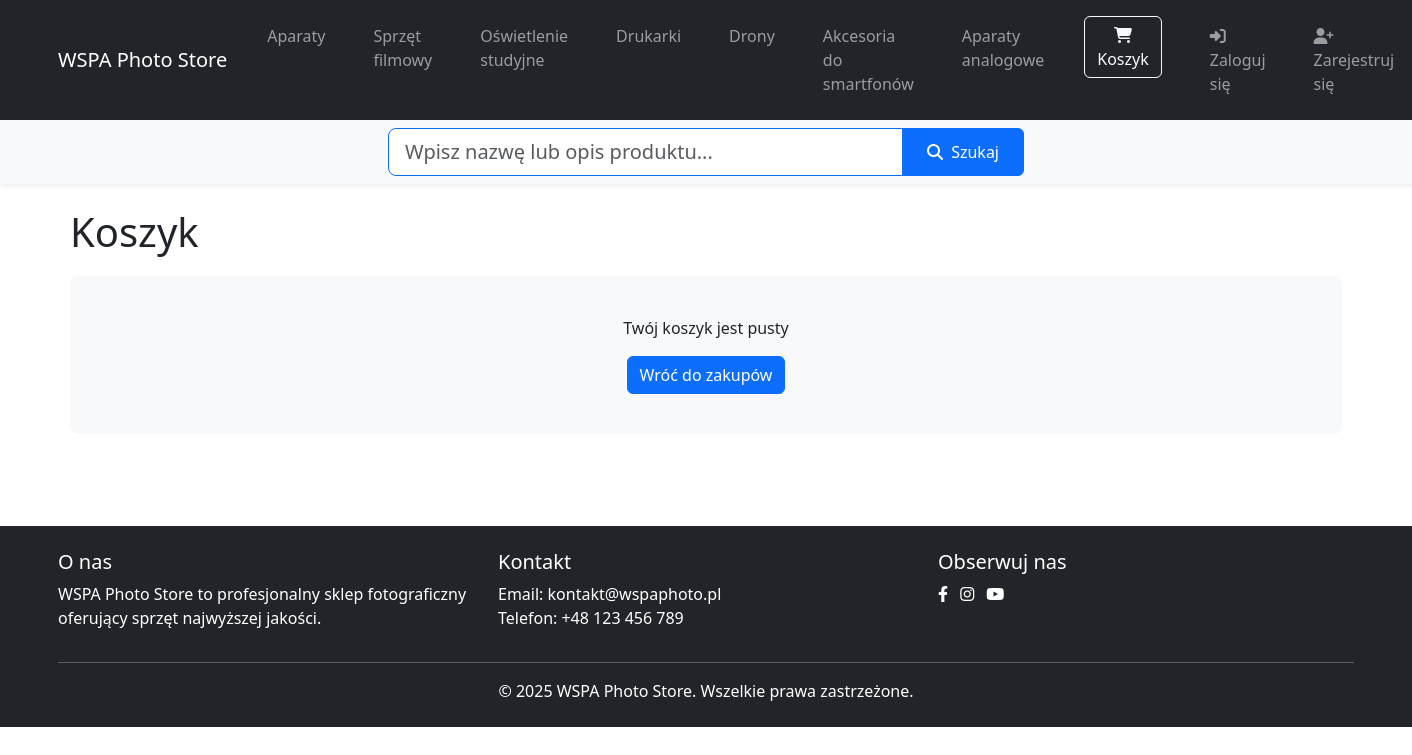
The page /cart on the database its author committed.
### tables this page shows
CREATE TABLE categories (
        id INTEGER PRIMARY KEY AUTOINCREMENT,
        name TEXT NOT NULL UNIQUE,
        slug TEXT NOT NULL UNIQUE
    );

### app.py (the view)
@app.route('/cart')
def view_cart():
    if 'cart' not in session:
        session['cart'] = {}
    total = sum(item['price'] * item['quantity'] for item in session['cart'].values())
    return render_template('cart.html', cart=session['cart'], total=total)

### app.py (called while the page is built)
@app.context_processor
def inject_template_vars():
    return {
        'get_categories_for_nav': lambda: database.get_categories(),
        'now': datetime.now()
    }

### database.py (called while the page is built)
@contextmanager
def get_db():
    db = sqlite3.connect(DATABASE)
    db.row_factory = sqlite3.Row
    try:
        yield db
    finally:
        db.close()

def get_categories():
    with get_db() as db:
        categories = db.execute('SELECT * FROM categories').fetchall()
        return [dict(category) for category in categories]

### templates/cart.html (shortened to what this page needs)
{% extends "base.html" %}
{% block content %}
<div class="container">
    <h1 class="cart-title">Koszyk</h1>
    {% if cart %}
        <div class="cart-items">
            {% for product_name, item in cart.items() %}
            <div class="cart-item">
                <img src="{{ url_for('static', filename='images/products/' + item.image) }}"
                     alt="{{ item.name }}"
                     class="cart-item-image">
                <div class="cart-item-details">
                    <h3>{{ item.name }}</h3>
                    <p class="cart-item-price">{{ "%.2f"|format(item.price) }} zł</p>
                    <form action="{{ url_for('update_quantity') }}" method="POST" class="quantity-form">
                        <input type="hidden" name="product_name" value="{{ item.name }}">
                        <label for="quantity">Ilość:</label>
                        <input type="number" name="quantity" value="{{ item.quantity }}" min="1" class="quantity-input">
                        <button type="submit" class="btn btn-sm btn-primary">Aktualizuj</button>
                    </form>
                    <p class="cart-item-subtotal">Suma: {{ "%.2f"|format(item.price * item.quantity) }} zł</p>
                    <a href="{{ url_for('remove_from_cart', product_name=item.name) }}"
                       class="btn btn-danger btn-sm">Usuń</a>
                </div>
            </div>
            {% endfor %}
        </div>
        <div class="cart-summary">
            <h3>Podsumowanie</h3>
            <p class="cart-total">Razem do zapłaty: {{ "%.2f"|format(total) }} zł</p>
            <a href="{{ url_for('checkout') }}" class="btn btn-success btn-lg">Przejdź do kasy</a>
        </div>
    {% else %}
        <div class="empty-cart">
            <p>Twój koszyk jest pusty</p>
            <a href="/" class="btn btn-primary">Wróć do zakupów</a>
        </div>
    {% endif %}
</div>
{% endblock %}

### templates/base.html (shortened to what this page needs)
<!DOCTYPE html>
<html lang="pl">
<head>
    <link rel="stylesheet" href="{{ url_for('static', filename='css/style.css') }}">
    <link href="https://cdn.jsdelivr.net/npm/bootstrap@5.3.0/dist/css/bootstrap.min.css" rel="stylesheet">
    <link rel="stylesheet" href="https://cdnjs.cloudflare.com/ajax/libs/font-awesome/6.4.0/css/all.min.css">
</head>
<body>
    <header>
        <nav class="navbar navbar-expand-lg navbar-dark bg-dark">
            <div class="container">
                <a class="navbar-brand" href="{{ url_for('home') }}">WSPA Photo Store</a>
                <div class="collapse navbar-collapse" id="navbarNav">
                    <ul class="navbar-nav me-auto">
                        {% for category in get_categories_for_nav() %}
                        <li class="nav-item">
                            <a class="nav-link" href="{{ url_for('category_page', category=category.slug) }}">
                                {{ category.name }}
                            </a>
                        </li>
                        {% endfor %}
                    </ul>
                    <ul class="navbar-nav ms-auto">
                        <li class="nav-item me-2">
                            <a href="{{ url_for('view_cart') }}" class="btn btn-outline-light position-relative">
                                <i class="fas fa-shopping-cart"></i> Koszyk
                            </a>
                        </li>
                        {% if 'user_id' in session %}
                            <li class="nav-item dropdown">
                                <a class="nav-link dropdown-toggle" href="#" id="navbarDropdown" role="button" data-bs-toggle="dropdown" aria-expanded="false">
                                    <i class="fas fa-user"></i> {{ session.user_email }}
                                </a>
                                <ul class="dropdown-menu dropdown-menu-end" aria-labelledby="navbarDropdown" style="max-height: 350px; overflow-y: auto; min-width: 240px; z-index: 1050;">
                                    <li><a class="dropdown-item" href="{{ url_for('account') }}"><i class="fas fa-user-circle"></i> Moje konto</a></li>
                                    <li><a class="dropdown-item" href="{{ url_for('order_history') }}"><i class="fas fa-history"></i> Historia zamówień</a></li>
                                    {% if session.is_admin %}
                                    <li><a class="dropdown-item" href="{{ url_for('admin_orders') }}"><i class="fas fa-clipboard-list"></i> Zarządzaj zamówieniami</a></li>
                                    <li><a class="dropdown-item" href="{{ url_for('add_product') }}"><i class="fas fa-plus-circle"></i> Dodaj produkt</a></li>
<li><a class="dropdown-item" href="{{ url_for('admin_users') }}"><i class="fas fa-users-cog"></i> Zarządzaj użytkownikami</a></li>
                                    <li><hr class="dropdown-divider"></li>
                                    {% endif %}
                                    <li><a class="dropdown-item" href="{{ url_for('logout') }}"><i class="fas fa-sign-out-alt"></i> Wyloguj się</a></li>
                                </ul>
                            </li>
                        {% else %}
                            <li class="nav-item">
                                <a href="{{ url_for('login') }}" class="nav-link">
                                    <i class="fas fa-sign-in-alt"></i> Zaloguj się
                                </a>
                            </li>
                            <li class="nav-item">
                                <a href="{{ url_for('register') }}" class="nav-link">
                                    <i class="fas fa-user-plus"></i> Zarejestruj się
                                </a>
                            </li>
                        {% endif %}
                    </ul>
                </div>
            </div>
        </nav>
        <div class="bg-light py-2 shadow-sm">
            <div class="container">
                <div class="row justify-content-center">
                    <div class="col-12 col-md-8 col-lg-6">
                        <form action="{{ url_for('search') }}" method="get" class="mb-0">
                            <div class="input-group">
                                <input class="form-control form-control-lg border-primary"
                                       type="search"
                                       name="q"
                                       placeholder="Wpisz nazwę lub opis produktu..."
                                       aria-label="Szukaj produktów"
                                       required>
                                <button class="btn btn-primary px-4" type="submit">
                                    <i class="fas fa-search me-1"></i> Szukaj
                                </button>
                            </div>
                        </form>
                    </div>
                </div>
            </div>
        </div>
    </header>
    <main class="py-4">
        <div class="container">
            {% block content %}{% endblock %}
        </div>
    </main>
    <footer class="bg-dark text-white py-4 mt-5">
        <div class="container">
            <div class="row">
                <div class="col-md-4">
                    <h5>O nas</h5>
                    <p>WSPA Photo Store to profesjonalny sklep fotograficzny oferujący sprzęt najwyższej jakości.</p>
                </div>
                <div class="col-md-4">
                    <h5>Kontakt</h5>
                    <p>Email: kontakt@wspaphoto.pl<br>Telefon: +48 123 456 789</p>
                </div>
                <div class="col-md-4">
                    <h5>Obserwuj nas</h5>
                    <div class="social-links">
                        <a href="#" class="text-white me-2"><i class="fab fa-facebook-f"></i></a>
                        <a href="#" class="text-white me-2"><i class="fab fa-instagram"></i></a>
                        <a href="#" class="text-white me-2"><i class="fab fa-youtube"></i></a>
                    </div>
                </div>
            </div>
            <hr class="bg-light">
            <div class="text-center">
                <p class="mb-0">&copy; {{ now.year }} WSPA Photo Store. Wszelkie prawa zastrzeżone.</p>
            </div>
        </div>
    </footer>
</body>
</html>

### static/css/style.css (style rules this page uses)
body { margin: 0; padding: 0; font-family: Arial, sans-serif; }
.nav-item { color: #2c3e50; text-decoration: none; padding: 0.5rem 1rem; border-radius: 6px; transition: background-color 0.2s; }
.empty-cart { text-align: center; padding: 40px; background-color: #f8f9fa; border-radius: 8px; margin: 20px 0; }

### rows shown on the page
categories: name "Aparaty"
categories: name "Sprzęt filmowy"
categories: name "Oświetlenie studyjne"
categories: name "Drukarki"
categories: name "Drony"
categories: name "Akcesoria do smartfonów"
categories: name "Aparaty analogowe"
